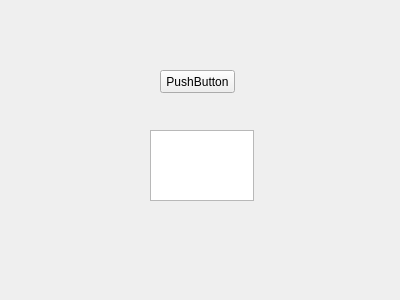
<?xml version="1.0" encoding="UTF-8"?>
<ui version="4.0">
 <class>Form</class>
 <widget class="QWidget" name="Form">
  <property name="geometry">
   <rect>
    <x>0</x>
    <y>0</y>
    <width>400</width>
    <height>300</height>
   </rect>
  </property>
  <property name="windowTitle">
   <string>Form</string>
  </property>
  <widget class="QPushButton" name="pushButton">
   <property name="geometry">
    <rect>
     <x>160</x>
     <y>70</y>
     <width>75</width>
     <height>23</height>
    </rect>
   </property>
   <property name="text">
    <string>PushButton</string>
   </property>
  </widget>
  <widget class="QTextEdit" name="textEdit">
   <property name="geometry">
    <rect>
     <x>150</x>
     <y>130</y>
     <width>104</width>
     <height>71</height>
    </rect>
   </property>
  </widget>
 </widget>
 <resources/>
 <connections>
  <connection>
   <sender>pushButton</sender>
   <signal>clicked()</signal>
   <receiver>textEdit</receiver>
   <slot>clear()</slot>
   <hints>
    <hint type="sourcelabel">
     <x>195</x>
     <y>81</y>
    </hint>
    <hint type="destinationlabel">
     <x>199</x>
     <y>130</y>
    </hint>
   </hints>
  </connection>
 </connections>
</ui>
